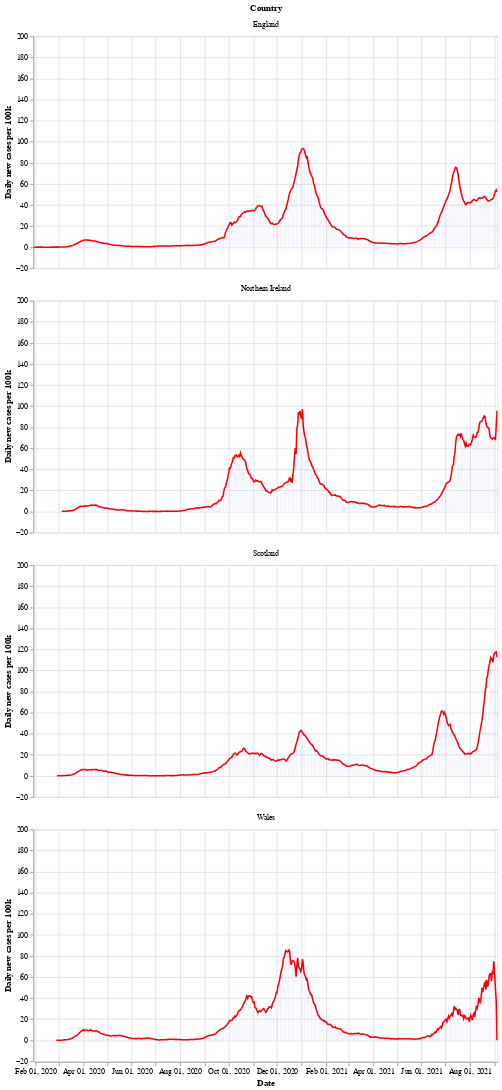

Notebook code for this chart:
### Markdown cell above
Next is a bar chart of the number of new cases in each country (per 100k population), with the 7 day moving average of cases. Again we see that Wales saw a longer period of raising and falling cases compared to the other countries.

After a period of cases falling, each nation is now seeing a rise in the number of cases - especially in Wales.

### Code cell
# collapse
bars = alt.Chart(uk_cases).mark_bar().encode(
    x=alt.X("yearmonthdate(date):T", axis=alt.Axis(title='Date')),
    y=alt.Y("newCasesRate:Q", axis=alt.Axis(title='Daily new cases per 100k')),
    tooltip='newCasesRate',
    color=alt.condition(
        alt.datum.dailyChange > 0,
        alt.value("orange"),  # The positive color
        alt.value("blue")  # The negative color
    )
).properties(title='New cases per 100k population with rolling 7 day average', width=600).interactive()
line = alt.Chart(uk_cases).mark_line(
    color='red',
    size=2,
).transform_window(
    rolling_mean='mean(newCasesRate)',
    frame=[0, 7],
    groupby=['areaName']
).encode(
    x='yearmonthdate(date):T',
    y='rolling_mean:Q'
)
alt.layer(line, bars, data=uk_cases).facet(alt.Row('areaName', title='Country'), columns=1)

### Figure 1 — Vega-Lite specification as saved in the notebook (floating-point values rounded to 4 significant figures; data arrays with more than 128 entries replaced by an {"elided": "..."} marker saying what was removed)
{"config": {"view": {"continuousWidth": 400, "continuousHeight": 300}}, "data": {"name": "data-e3b31c2e116458e9233a7a2cfb9b0cad"}, "facet": {"type": "nominal", "field": "areaName", "title": "Country"}, "spec": {"layer": [{"mark": {"type": "line", "color": "red", "size": 2}, "encoding": {"x": {"type": "temporal", "field": "date", "timeUnit": "yearmonthdate"}, "y": {"type": "quantitative", "field": "rolling_mean"}}, "transform": [{"window": [{"op": "mean", "field": "newCasesRate", "as": "rolling_mean"}], "frame": [0, 7], "groupby": ["areaName"]}]}, {"mark": "bar", "encoding": {"color": {"condition": {"value": "orange", "test": "(datum.dailyChange > 0)"}, "value": "blue"}, "tooltip": {"type": "quantitative", "field": "newCasesRate"}, "x": {"type": "temporal", "axis": {"title": "Date"}, "field": "date", "timeUnit": "yearmonthdate"}, "y": {"type": "quantitative", "axis": {"title": "Daily new cases per 100k"}, "field": "newCasesRate"}}, "selection": {"selector002": {"type": "interval", "bind": "scales", "encodings": ["x", "y"]}}, "title": "New cases per 100k population with rolling 7 day average", "width": 600}]}, "columns": 1, "$schema": "https://vega.github.io/schema/vega-lite/v4.8.1.json", "datasets": {"data-e3b31c2e116458e9233a7a2cfb9b0cad": {"elided": "2244 records"}}}
